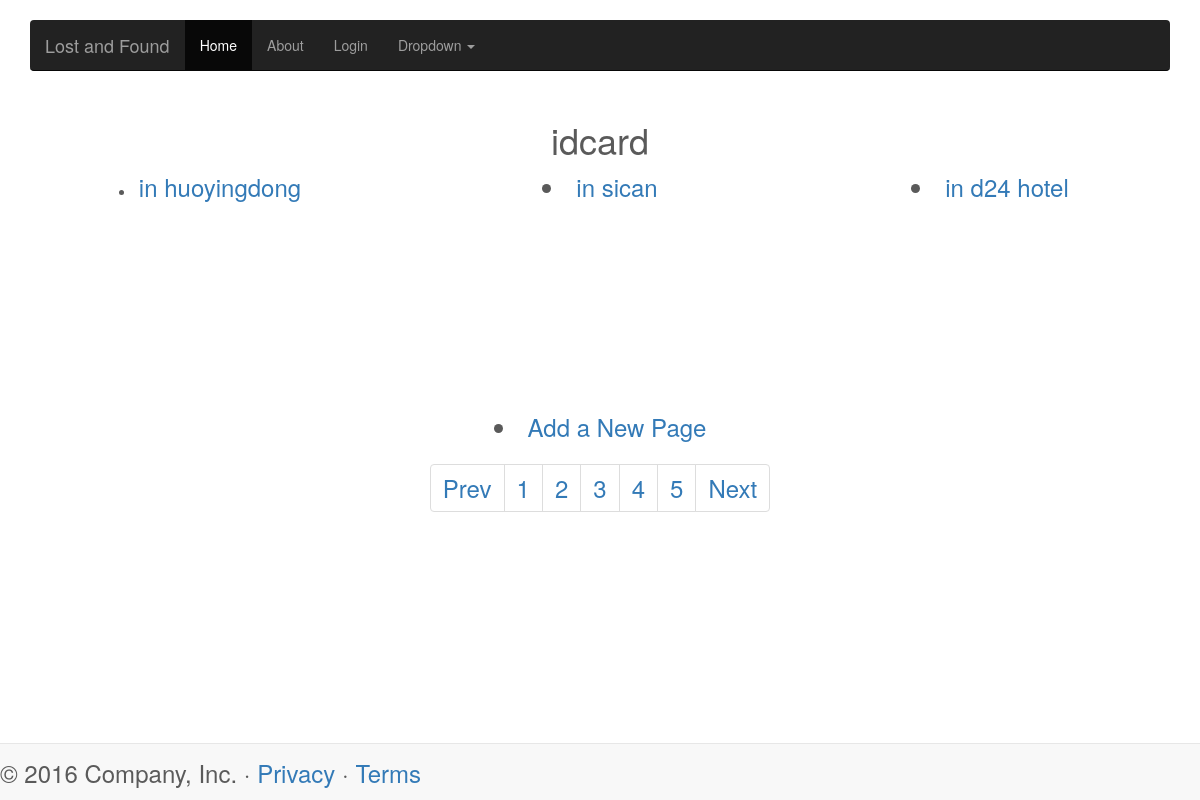
/lost/kind/idcard/, run on the app's committed database.
### lost/models.py (models this page shows, shortened)
class KindL(models.Model):
    name = models.CharField(max_length=128, unique=True)
    views = models.IntegerField(default=0, unique=False)
    likes = models.IntegerField(default=0, unique=False)
    slug = models.SlugField(unique=True,default='')

class PageL(models.Model):
    kind = models.ForeignKey(KindL, on_delete=models.CASCADE,)
    title = models.CharField(max_length=128)
    url = models.URLField()
    views = models.IntegerField(default=0, unique=False)
    likes = models.IntegerField(default=0, unique=False)

### lost/views.py (the view)
# urls.py: path('kind/<kind_name_slug>/', views.kind, name='kind'),
def kind(request,kind_name_slug):
    context_dict={}
    try:
        kind = KindL.objects.get(slug=kind_name_slug)
        context_dict['kind_slug']=kind_name_slug
        context_dict['kind_name'] = kind.name
        pages = PageL.objects.filter(kind=kind)
        context_dict['pages'] = pages
        context_dict['kind'] = kind
    except KindL.DoesNotExist:
        pass
    return render(request, 'lost/kind.html', context_dict)

### lost/templates/lost/kind.html
{% extends 'base.html' %}
{% block body_block %}
<br /><br /> <br /> <br /> <br />
     {% if kind %}
        <h1 align="center">{{ kind_name }}</h1>
    {% endif %}
    <div align="center" class="container">
            <div class="row clearfix">
                {% for page in pages %}
                <div class="col-md-4 column">
                    <li><font size="5"><a href="{{ page.url }}">{{ page.title }}</a></li>
                </div>
                 {% endfor %}
            </div>
        </div>
    <br/> <br/> <br/> <br/> <br/> <br/>
    <li  align="center" ><a  href='/lost/add_page/{{ kind_slug}}/' >Add a New Page</a></li>
     <div align="center" class="row clearfix">
                <div class="col-md-12 column">
                    <ul class="pagination">
                        <li>
                             <a href="#">Prev</a>
                        </li>
                        <li>
                             <a href="#">1</a>
                        </li>
                        <li>
                             <a href="#">2</a>
                        </li>
                        <li>
                             <a href="#">3</a>
                        </li>
                        <li>
                             <a href="#">4</a>
                        </li>
                        <li>
                             <a href="#">5</a>
                        </li>
                        <li>
                             <a href="#">Next</a>
                        </li>
                    </ul>
                </div>
            </div>
{% endblock %}

### data on the page
KindL: name "idcard"
PageL: title "in huoyingdong"
PageL: title "in sican"
PageL: title "in d24 hotel"
